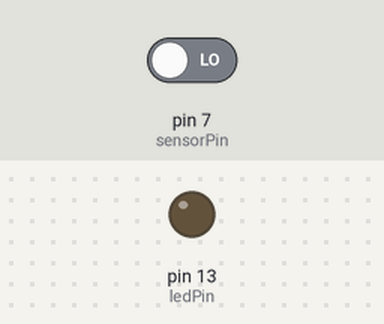
Simulated run of this sketch. Board: Arduino Uno, built with avr-gcc and run on an emulated ATmega328P. On the bench: output pins drawn as LEDs (lit = HIGH). The test bench sets the inputs (shaded band); at power-on: pin 7 (sensorPin) LOW. What the sketch prints to the serial monitor is not drawn.

Above: at 1.2 s.
1.3 s: pin 7 (sensorPin) driven HIGH
At 2.5 s:
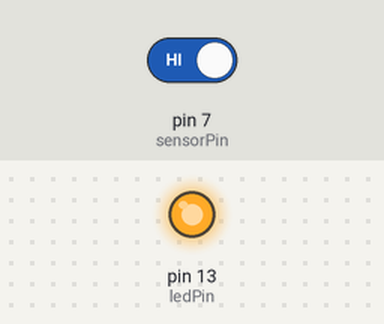
2.8 s: pin 7 (sensorPin) driven LOW
At 3.7 s:
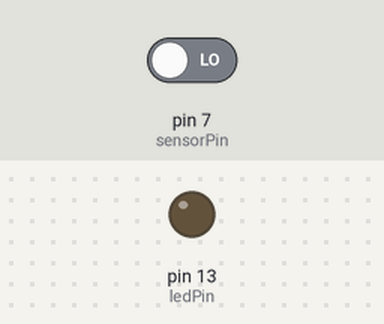
Timing chart, 0 to 5.8 s (numbered marks = the images above; inputs shaded):
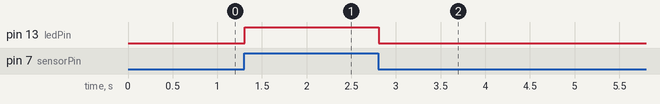

Measured:
- after the input at 1.3 s, pin 13 (ledPin): LOW → HIGH at once
- after the input at 2.8 s, pin 13 (ledPin): HIGH → LOW at once

The sketch:

BIG_SOUND.ino
```cpp
/*
 INSTITUTO FEDERAL DE GOIAS - IFG CAMPUS GOIANIA
 FUNÇÃO:  sensor de som, ele detecta o som ao seu redor e nos indica
 ESTAGIARIOS: RHAMON LUCAS V. COSTA e ISABELA R. DE OLIVEIRA
 DATA: 31/10/2022
 https://randomnerdtutorials.com/guide-for-microphone-sound-sensor-with-arduino/
 */

int ledPin=13;
int sensorPin=7;
boolean val =0;

void setup(){
  pinMode(ledPin, OUTPUT);
  pinMode(sensorPin, INPUT);
  Serial.begin (9600);
}

void loop (){
  val =digitalRead(sensorPin);
  Serial.println (val);

  if (val==HIGH) {
    digitalWrite(ledPin, HIGH);
  }
  else {
    digitalWrite(ledPin, LOW);
  }
}
```
